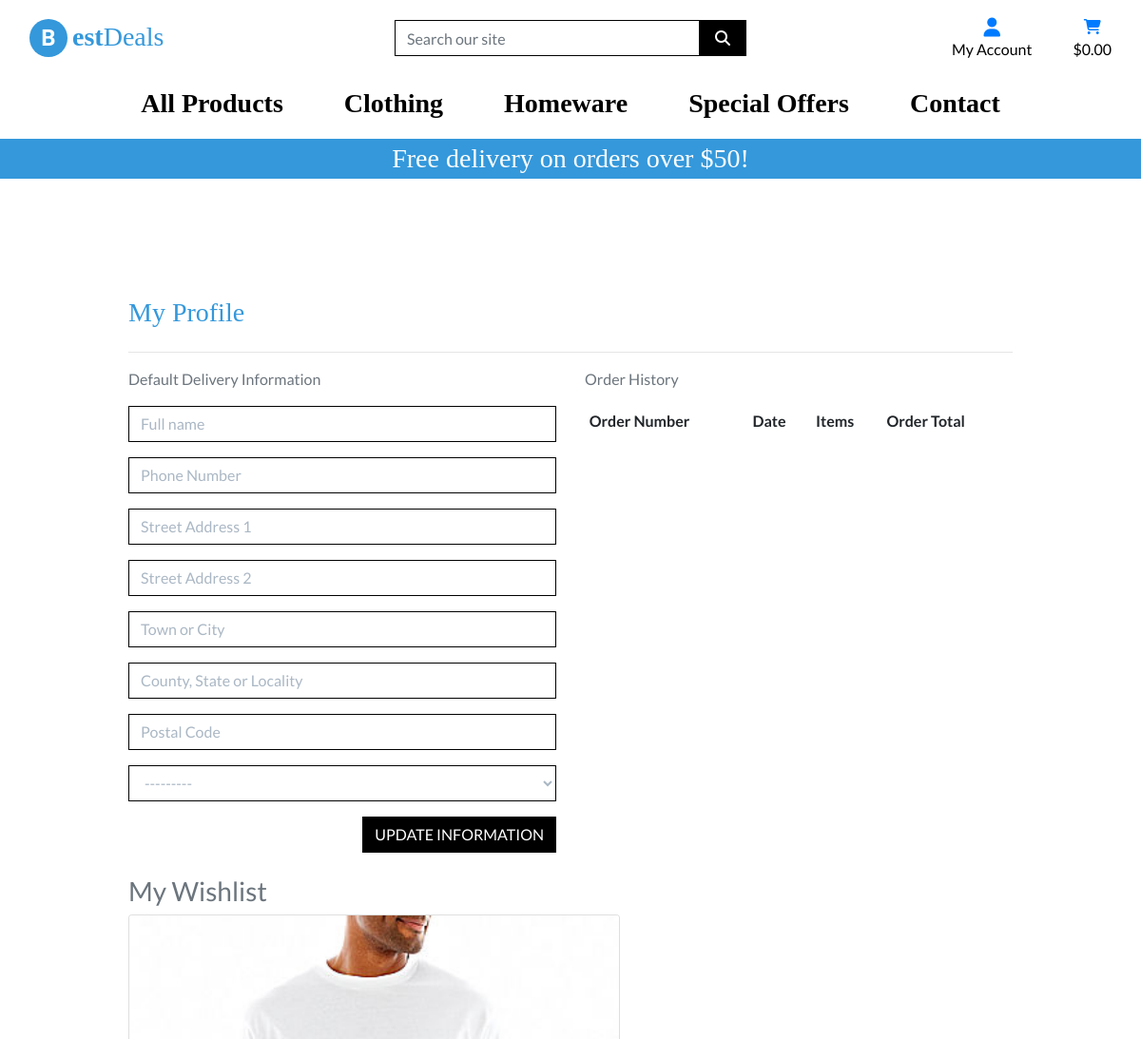
Before: /profile/ (signed in, upper part) with the older database file.
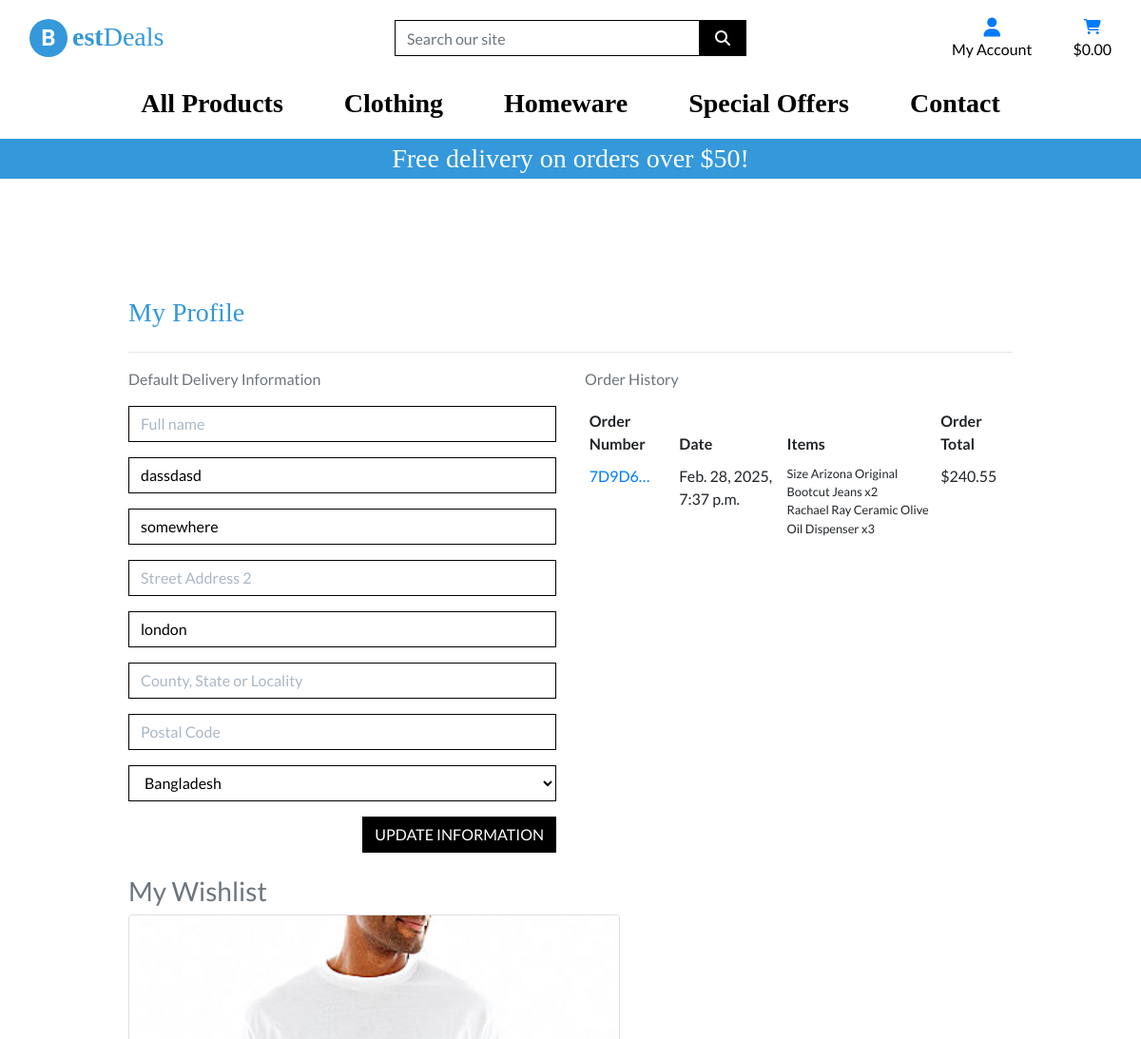
After: the same page with the newer database file.
### profiles/models.py (models this page shows, shortened)
class UserProfile(models.Model):
    user = models.OneToOneField(User, on_delete=models.CASCADE)
    get_full_name = models.CharField(max_length=20, null=True, blank=True)
    default_phone_number = models.CharField(
        max_length=20, null=True, blank=True
    )
    default_street_address1 = models.CharField(
        max_length=80, null=True, blank=True
    )
    default_street_address2 = models.CharField(
        max_length=80, null=True, blank=True
    )
    default_town_or_city = models.CharField(
        max_length=40, null=True, blank=True
    )
    default_county = models.CharField(max_length=80, null=True, blank=True)
    default_postcode = models.CharField(max_length=20, null=True, blank=True)
    default_country = CountryField(
        blank_label='Country', null=True, blank=True
    )

class Wishlist(models.Model):
    user = models.ForeignKey(
        UserProfile, on_delete=models.CASCADE, related_name="wishlist"
    )
    product = models.ForeignKey(Product, on_delete=models.SET_NULL, null=True)
    added_on = models.DateTimeField(auto_now_add=True)

### products/models.py (models this page shows, shortened)
class Product(models.Model):
    category = models.ForeignKey(
        'Category',
        null=True,
        blank=True,
        on_delete=models.SET_NULL
    )
    sku = models.CharField(max_length=254, null=True, blank=True)
    name = models.CharField(max_length=254)
    description = models.TextField()
    has_sizes = models.BooleanField(default=False, null=True, blank=True)
    price = models.DecimalField(max_digits=6, decimal_places=2)
    rating = models.DecimalField(
        max_digits=6,
        decimal_places=2,
        null=True,
        blank=True
    )
    image_url = models.URLField(max_length=1024, null=True, blank=True)
    image = models.ImageField(null=True, blank=True)
    vat_applicable = models.BooleanField(default=False)

### checkout/models.py (models this page shows, shortened)
class Order(models.Model):
    order_number = models.CharField(max_length=32, null=False, editable=False)
    user_profile = models.ForeignKey(
        UserProfile, on_delete=models.SET_NULL, null=True, blank=True,
        related_name='orders')
    full_name = models.CharField(max_length=50, null=False, blank=False)
    email = models.EmailField(max_length=254, null=False, blank=False)
    phone_number = models.CharField(max_length=20, null=False, blank=False)
    country = CountryField(blank_label='Country *', null=False, blank=False)
    postcode = models.CharField(max_length=20, null=True, blank=True)
    town_or_city = models.CharField(max_length=40, null=False, blank=False)
    street_address1 = models.CharField(max_length=80, null=False, blank=False)
    street_address2 = models.CharField(
        max_length=80, null=True, blank=True)
    county = models.CharField(max_length=80, null=True, blank=True)
    date = models.DateTimeField(auto_now_add=True)
    delivery_cost = models.DecimalField(
        max_digits=6, decimal_places=2, null=False, default=0)
    order_total = models.DecimalField(
        max_digits=10, decimal_places=2, null=False, default=0)
    vat = models.DecimalField(
        max_digits=6, decimal_places=2, null=False, default=0)
    grand_total = models.DecimalField(
        max_digits=10, decimal_places=2, null=False, default=0)
    original_bag = models.TextField(null=False, blank=False, default='')
    stripe_pid = models.CharField(
        max_length=254, null=False, blank=False, default='')
    VAT_PERCENTAGE = Decimal('20.0')  # 20% VAT rate

class OrderLineItem(models.Model):
    order = models.ForeignKey(
        Order, null=False, blank=False, on_delete=models.CASCADE,
        related_name='lineitems')
    product = models.ForeignKey(
        Product, null=False, blank=False, on_delete=models.CASCADE)
    product_size = models.CharField(max_length=2, null=True, blank=True)
    quantity = models.IntegerField(null=False, blank=False, default=0)
    lineitem_total = models.DecimalField(
        max_digits=6, decimal_places=2, null=False, blank=False,
        editable=False)

### profiles/views.py (the view)
# urls.py: path('profile/', include('profiles.urls')),
@login_required
def profile(request):
    profile = get_object_or_404(UserProfile, user=request.user)
    if request.method == 'POST':
        form = UserProfileForm(request.POST, instance=profile)
        if form.is_valid():
            form.save()
            messages.success(request, 'Profile updated successfully')
        else:
            messages.error(
                request,
                'Update failed. Please ensure the form is valid.'
            )
    else:
        form = UserProfileForm(instance=profile)
    orders = Order.objects.filter(user_profile=profile)
    wishlist_items = Wishlist.objects.filter(user=profile)
    template = 'profiles/profile.html'
    context = {
        'form': form,
        'orders': orders,
        'wishlist': wishlist_items,
        'on_profile_page': True
    }
    return render(request, template, context)

### bag/contexts.py (called while the page is built, shortened)
def bag_contents(request):
    bag_items = []
    total = Decimal('0.00')
    product_count = 0
    bag = request.session.get('bag', {})
    vat_total = Decimal('0.00')  # ✅ Track VAT separately
    if total > 0 and total < settings.FREE_DELIVERY_THRESHOLD:
        delivery = total * Decimal(settings.STANDARD_DELIVERY_PERCENTAGE / 100)
    else:
        delivery = Decimal('0.00')
    grand_total = total + vat_total + delivery
    context = {
        'bag_items': bag_items,
        'total': total,
        'product_count': product_count,
        'vat': vat_total,  # ✅ Only count VAT for applicable products
        'delivery': delivery,
        'free_delivery_delta': settings.FREE_DELIVERY_THRESHOLD - total,
        'free_delivery_threshold': settings.FREE_DELIVERY_THRESHOLD,
        'grand_total': grand_total,
    }
    return context

### profiles/templates/profiles/profile.html (shortened to what this page needs)
{% extends "base.html" %}
{% load static %}
{% load bag_tools %}
{% block extra_css %}
    <link rel="stylesheet" href="{% static 'profiles/css/profile.css' %}">
{% endblock %}
{% block page_header %}
    <div class="container header-container">
    </div>
{% endblock %}
{% block content %}
<div class="container">
    <div class="row">
        <div class="col">
            <h2 class="logo-font mb-4 just-ma">My Profile</h2>
            <hr>
        </div>
    </div>
    <div class="row">
        <div class="col-12 col-lg-6">
            <p class="text-muted">Default Delivery Information</p>
            <form class="mt-3" action="{% url 'profile' %}" method="POST" id="profile-update-form">
                {{ form|crispy }}
                <button class="btn btn-black rounded-0 text-uppercase float-right">Update Information</button>
            </form>
        </div>
        <div class="col-12 col-lg-6">
            <p class="text-muted">Order History</p>
            <div class="order-history table-responsive">
                <table class="table table-sm table-borderless">
                    <thead>
                        <tr>
                            <th>Order Number</th>
                            <th>Date</th>
                            <th>Items</th>
                            <th>Order Total</th>
                        </tr>
                    </thead>
                    <tbody>
                        {% for order in orders %}
                            <tr>
                                <td>
                                    <a href="{% url 'order_history' order.order_number %}"
                                    title="{{ order.order_number }}">
                                        {{ order.order_number|truncatechars:6 }}
                                    </a>
                                </td>
                                <td>{{ order.date }}</td>
                                <td>
                                    <ul class="list-unstyled">
                                        {% for item in order.lineitems.all %}
                                            <li class="small">
                                                {% if item.product.has_sizes %}
                                                    Size {{ item.product.size|upper }}
                                                {% endif %}{{ item.product.name }} x{{ item.quantity }}
                                            </li>
                                        {% endfor %}
                                    </ul>
                                </td>
                                <td>${{ order.grand_total }}</td>
                            </tr>
                        {% endfor %}
                    </tbody>
                </table>
            </div>
        </div>
    </div>
<div class="row mt-4">
    <div class="col-12">
        <h3 class="text-muted">My Wishlist</h3>
        <div class="wishlist-items d-flex flex-wrap">
            {% if wishlist %}
                {% for item in wishlist %}
                    {% if item.product %}
                        <div class="wishlist-card card">
                            <a href="{% url 'product_detail' item.product.id %}">
                                {% if item.product.image %}
                                    <img class="card-img-top w-100" src="{{ item.product.image.url }}" alt="{{ item.product.name }}">
                                {% else %}
                                    <img class="card-img-top w-100" src="{{ MEDIA_URL }}noimage.png" alt="{{ item.product.name }}">
                                {% endif %}
                            </a>
                        </div>
                    {% endif %}
                {% endfor %}
            {% else %}
                <p class="text-muted">No items in your wishlist yet.</p>
            {% endif %}
        </div>
    </div>
</div>
</div>
{% endblock %}

Changed rows visible on the page:
changed UserProfile: default_phone_number (not shown) → "dassdasd"; default_street_address1 (not shown) → "somewhere"; default_town_or_city (not shown) → "london"; default_country "---------" → "Bangladesh"
added Order: order_number "7D9D6…", date "Feb. 28, 2025, 7:37 p.m.", grand_total "240.55"
added OrderLineItem: product.name "Arizona Original Bootcut Jeans", quantity "2"
added OrderLineItem: product.name "Rachael Ray Ceramic Olive Oil Dispenser", quantity "3"
